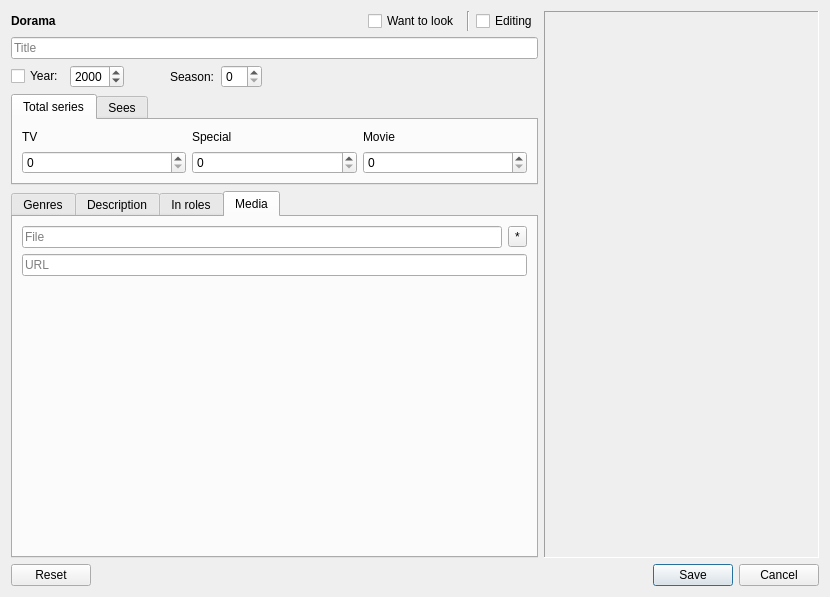
<?xml version="1.0" encoding="UTF-8"?>
<ui version="4.0">
 <class>DialogAddDorama</class>
 <widget class="QDialog" name="DialogAddDorama">
  <property name="geometry">
   <rect>
    <x>0</x>
    <y>0</y>
    <width>830</width>
    <height>597</height>
   </rect>
  </property>
  <property name="windowTitle">
   <string>Add dorama</string>
  </property>
  <property name="windowIcon">
   <iconset resource="resource.qrc">
    <normaloff>:/images/DBA_Icon.png</normaloff>:/images/DBA_Icon.png</iconset>
  </property>
  <property name="locale">
   <locale language="English" country="UnitedKingdom"/>
  </property>
  <layout class="QVBoxLayout" name="verticalLayout">
   <item>
    <layout class="QHBoxLayout" name="HLay_0">
     <item>
      <layout class="QVBoxLayout" name="VLay_0">
       <property name="sizeConstraint">
        <enum>QLayout::SetDefaultConstraint</enum>
       </property>
       <item>
        <layout class="QHBoxLayout" name="HLay_1">
         <item>
          <widget class="QLabel" name="label">
           <property name="font">
            <font>
             <weight>75</weight>
             <bold>true</bold>
            </font>
           </property>
           <property name="text">
            <string>Dorama</string>
           </property>
          </widget>
         </item>
         <item>
          <spacer name="HSpacer_0">
           <property name="orientation">
            <enum>Qt::Horizontal</enum>
           </property>
           <property name="sizeHint" stdset="0">
            <size>
             <width>40</width>
             <height>20</height>
            </size>
           </property>
          </spacer>
         </item>
         <item>
          <widget class="QCheckBox" name="CheckBox_LookLater">
           <property name="whatsThis">
            <string>If you want to look at this dorama later - deliver a checkbox for display it in the special filter</string>
           </property>
           <property name="text">
            <string>Want to look</string>
           </property>
          </widget>
         </item>
         <item>
          <widget class="Line" name="line">
           <property name="orientation">
            <enum>Qt::Vertical</enum>
           </property>
          </widget>
         </item>
         <item>
          <widget class="QCheckBox" name="CheckBox_Editing">
           <property name="whatsThis">
            <string>If you didn't finish editing - deliver a checkbox for display it in the special filter</string>
           </property>
           <property name="text">
            <string>Editing</string>
           </property>
          </widget>
         </item>
        </layout>
       </item>
       <item>
        <widget class="QLineEdit" name="LineEdit_Title">
         <property name="maxLength">
          <number>128</number>
         </property>
         <property name="dragEnabled">
          <bool>true</bool>
         </property>
         <property name="placeholderText">
          <string>Title</string>
         </property>
        </widget>
       </item>
       <item>
        <layout class="QVBoxLayout" name="VLay_AltTitle">
         <property name="topMargin">
          <number>0</number>
         </property>
        </layout>
       </item>
       <item>
        <layout class="QHBoxLayout" name="horizontalLayout_2">
         <property name="topMargin">
          <number>0</number>
         </property>
         <item>
          <widget class="QCheckBox" name="CBox_Year">
           <property name="whatsThis">
            <string>If this checkbox isn't active - year won't be displayed</string>
           </property>
           <property name="text">
            <string>Year:</string>
           </property>
          </widget>
         </item>
         <item>
          <widget class="QSpinBox" name="SpinBox_Year">
           <property name="whatsThis">
            <string>You can use a mouse wheel for value change</string>
           </property>
           <property name="minimum">
            <number>1900</number>
           </property>
           <property name="maximum">
            <number>9999</number>
           </property>
           <property name="value">
            <number>2000</number>
           </property>
          </widget>
         </item>
         <item>
          <spacer name="HSpacer_1">
           <property name="orientation">
            <enum>Qt::Horizontal</enum>
           </property>
           <property name="sizeType">
            <enum>QSizePolicy::Minimum</enum>
           </property>
           <property name="sizeHint" stdset="0">
            <size>
             <width>40</width>
             <height>20</height>
            </size>
           </property>
          </spacer>
         </item>
         <item>
          <widget class="QLabel" name="Lbl_Season">
           <property name="text">
            <string>Season:</string>
           </property>
          </widget>
         </item>
         <item>
          <widget class="QSpinBox" name="SpinBox_Season">
           <property name="whatsThis">
            <string>You can use a mouse wheel for value change</string>
           </property>
          </widget>
         </item>
         <item>
          <spacer name="HSpacer_2">
           <property name="orientation">
            <enum>Qt::Horizontal</enum>
           </property>
           <property name="sizeHint" stdset="0">
            <size>
             <width>40</width>
             <height>20</height>
            </size>
           </property>
          </spacer>
         </item>
        </layout>
       </item>
       <item>
        <widget class="QTabWidget" name="TabWidget_Series">
         <property name="sizePolicy">
          <sizepolicy hsizetype="Expanding" vsizetype="Preferred">
           <horstretch>0</horstretch>
           <verstretch>0</verstretch>
          </sizepolicy>
         </property>
         <property name="maximumSize">
          <size>
           <width>16777215</width>
           <height>120</height>
          </size>
         </property>
         <property name="whatsThis">
          <string>You can use a mouse wheel for switching on tabs</string>
         </property>
         <property name="currentIndex">
          <number>0</number>
         </property>
         <widget class="QWidget" name="tab_allSeries">
          <attribute name="title">
           <string>Total series</string>
          </attribute>
          <layout class="QGridLayout" name="gridLayout">
           <item row="0" column="0">
            <widget class="QLabel" name="Lbl_TV1">
             <property name="maximumSize">
              <size>
               <width>16777215</width>
               <height>40</height>
              </size>
             </property>
             <property name="text">
              <string>TV</string>
             </property>
            </widget>
           </item>
           <item row="0" column="1">
            <widget class="QLabel" name="Lbl_Spec1">
             <property name="maximumSize">
              <size>
               <width>16777215</width>
               <height>40</height>
              </size>
             </property>
             <property name="text">
              <string>Special</string>
             </property>
            </widget>
           </item>
           <item row="0" column="2">
            <widget class="QLabel" name="Lbl_Film1">
             <property name="maximumSize">
              <size>
               <width>16777215</width>
               <height>40</height>
              </size>
             </property>
             <property name="text">
              <string>Movie</string>
             </property>
            </widget>
           </item>
           <item row="1" column="0">
            <widget class="QSpinBox" name="SpinBox_aTV">
             <property name="whatsThis">
              <string>You can use a mouse wheel for value change</string>
             </property>
             <property name="maximum">
              <number>9999</number>
             </property>
            </widget>
           </item>
           <item row="1" column="1">
            <widget class="QSpinBox" name="SpinBox_aSpec">
             <property name="whatsThis">
              <string>You can use a mouse wheel for value change</string>
             </property>
             <property name="maximum">
              <number>9999</number>
             </property>
            </widget>
           </item>
           <item row="1" column="2">
            <widget class="QSpinBox" name="SpinBox_aMovie">
             <property name="whatsThis">
              <string>You can use a mouse wheel for value change</string>
             </property>
             <property name="maximum">
              <number>9999</number>
             </property>
            </widget>
           </item>
          </layout>
         </widget>
         <widget class="QWidget" name="tab_lookSeries">
          <attribute name="title">
           <string>Sees</string>
          </attribute>
          <layout class="QGridLayout" name="gridLayout_2">
           <item row="0" column="0">
            <widget class="QLabel" name="Lbl_TV2">
             <property name="text">
              <string>TV</string>
             </property>
            </widget>
           </item>
           <item row="0" column="1">
            <widget class="QLabel" name="Lbl_Spec2">
             <property name="text">
              <string>Special</string>
             </property>
            </widget>
           </item>
           <item row="0" column="2">
            <widget class="QLabel" name="Lbl_Film2">
             <property name="text">
              <string>Movie</string>
             </property>
            </widget>
           </item>
           <item row="1" column="0">
            <widget class="QSpinBox" name="SpinBox_vTV">
             <property name="whatsThis">
              <string>You can use a mouse wheel for value change</string>
             </property>
             <property name="maximum">
              <number>0</number>
             </property>
            </widget>
           </item>
           <item row="1" column="1">
            <widget class="QSpinBox" name="SpinBox_vSpec">
             <property name="whatsThis">
              <string>You can use a mouse wheel for value change</string>
             </property>
             <property name="maximum">
              <number>0</number>
             </property>
            </widget>
           </item>
           <item row="1" column="2">
            <widget class="QSpinBox" name="SpinBox_vMovie">
             <property name="whatsThis">
              <string>You can use a mouse wheel for value change</string>
             </property>
             <property name="maximum">
              <number>0</number>
             </property>
            </widget>
           </item>
          </layout>
         </widget>
        </widget>
       </item>
       <item>
        <widget class="QTabWidget" name="TabWidget_Info">
         <property name="whatsThis">
          <string>You can use a mouse wheel for switching on tabs</string>
         </property>
         <property name="currentIndex">
          <number>3</number>
         </property>
         <widget class="QWidget" name="tab">
          <attribute name="title">
           <string>Genres</string>
          </attribute>
          <layout class="QVBoxLayout" name="verticalLayout_2">
           <item>
            <widget class="QLineEdit" name="LineEdit_Tags">
             <property name="text">
              <string/>
             </property>
             <property name="maxLength">
              <number>256</number>
             </property>
             <property name="dragEnabled">
              <bool>true</bool>
             </property>
             <property name="placeholderText">
              <string>Enter through a comma, or choose from the list lower</string>
             </property>
             <property name="clearButtonEnabled">
              <bool>true</bool>
             </property>
            </widget>
           </item>
           <item>
            <widget class="QListView" name="ListView_Tags">
             <property name="frameShape">
              <enum>QFrame::Panel</enum>
             </property>
             <property name="sizeAdjustPolicy">
              <enum>QAbstractScrollArea::AdjustToContents</enum>
             </property>
             <property name="editTriggers">
              <set>QAbstractItemView::NoEditTriggers</set>
             </property>
             <property name="selectionMode">
              <enum>QAbstractItemView::MultiSelection</enum>
             </property>
             <property name="isWrapping" stdset="0">
              <bool>true</bool>
             </property>
             <property name="resizeMode">
              <enum>QListView::Adjust</enum>
             </property>
            </widget>
           </item>
          </layout>
         </widget>
         <widget class="QWidget" name="tab_2">
          <attribute name="title">
           <string>Description</string>
          </attribute>
          <layout class="QVBoxLayout" name="verticalLayout_3">
           <item>
            <widget class="QPlainTextEdit" name="PlainTextEdit_Description">
             <property name="placeholderText">
              <string>Description</string>
             </property>
            </widget>
           </item>
          </layout>
         </widget>
         <widget class="QWidget" name="tab_roles">
          <attribute name="title">
           <string>In roles</string>
          </attribute>
          <layout class="QVBoxLayout" name="verticalLayout_5">
           <item>
            <widget class="QPlainTextEdit" name="PlainTextEdit_Actors">
             <property name="placeholderText">
              <string>In roles</string>
             </property>
            </widget>
           </item>
          </layout>
         </widget>
         <widget class="QWidget" name="tab_3">
          <attribute name="title">
           <string>Media</string>
          </attribute>
          <layout class="QVBoxLayout" name="verticalLayout_4">
           <item>
            <layout class="QHBoxLayout" name="HLayout_Dir">
             <item>
              <widget class="QLineEdit" name="LineEdit_Dir">
               <property name="maxLength">
                <number>256</number>
               </property>
               <property name="dragEnabled">
                <bool>true</bool>
               </property>
               <property name="placeholderText">
                <string>File</string>
               </property>
               <property name="clearButtonEnabled">
                <bool>true</bool>
               </property>
              </widget>
             </item>
             <item>
              <widget class="QToolButton" name="toolButton">
               <property name="toolTip">
                <string/>
               </property>
               <property name="text">
                <string>*</string>
               </property>
               <property name="icon">
                <iconset resource="resource.qrc">
                 <normaloff>:/images/folder.png</normaloff>:/images/folder.png</iconset>
               </property>
              </widget>
             </item>
            </layout>
           </item>
           <item>
            <widget class="QLineEdit" name="LineEdit_URL">
             <property name="maxLength">
              <number>256</number>
             </property>
             <property name="dragEnabled">
              <bool>true</bool>
             </property>
             <property name="placeholderText">
              <string>URL</string>
             </property>
             <property name="clearButtonEnabled">
              <bool>true</bool>
             </property>
            </widget>
           </item>
           <item>
            <spacer name="VSpacer_0">
             <property name="orientation">
              <enum>Qt::Vertical</enum>
             </property>
             <property name="sizeHint" stdset="0">
              <size>
               <width>20</width>
               <height>138</height>
              </size>
             </property>
            </spacer>
           </item>
          </layout>
         </widget>
        </widget>
       </item>
      </layout>
     </item>
     <item>
      <widget class="ImageCover" name="Lbl_ImageCover">
       <property name="sizePolicy">
        <sizepolicy hsizetype="Fixed" vsizetype="Fixed">
         <horstretch>3</horstretch>
         <verstretch>1</verstretch>
        </sizepolicy>
       </property>
       <property name="minimumSize">
        <size>
         <width>180</width>
         <height>540</height>
        </size>
       </property>
       <property name="maximumSize">
        <size>
         <width>275</width>
         <height>825</height>
        </size>
       </property>
       <property name="baseSize">
        <size>
         <width>0</width>
         <height>0</height>
        </size>
       </property>
       <property name="toolTip">
        <string>Drop image here, or a double click for a file choice</string>
       </property>
       <property name="autoFillBackground">
        <bool>false</bool>
       </property>
       <property name="frameShape">
        <enum>QFrame::Panel</enum>
       </property>
       <property name="frameShadow">
        <enum>QFrame::Sunken</enum>
       </property>
       <property name="text">
        <string/>
       </property>
       <property name="pixmap">
        <pixmap resource="resource.qrc">:/images/DropHere.png</pixmap>
       </property>
       <property name="scaledContents">
        <bool>true</bool>
       </property>
       <property name="textInteractionFlags">
        <set>Qt::NoTextInteraction</set>
       </property>
      </widget>
     </item>
    </layout>
   </item>
   <item>
    <widget class="QDialogButtonBox" name="BtnBox">
     <property name="standardButtons">
      <set>QDialogButtonBox::Cancel|QDialogButtonBox::Reset|QDialogButtonBox::Save</set>
     </property>
    </widget>
   </item>
  </layout>
 </widget>
 <customwidgets>
  <customwidget>
   <class>ImageCover</class>
   <extends>QLabel</extends>
   <header location="global">widgets/imagecover.h</header>
  </customwidget>
 </customwidgets>
 <resources>
  <include location="resource.qrc"/>
 </resources>
 <connections/>
</ui>
